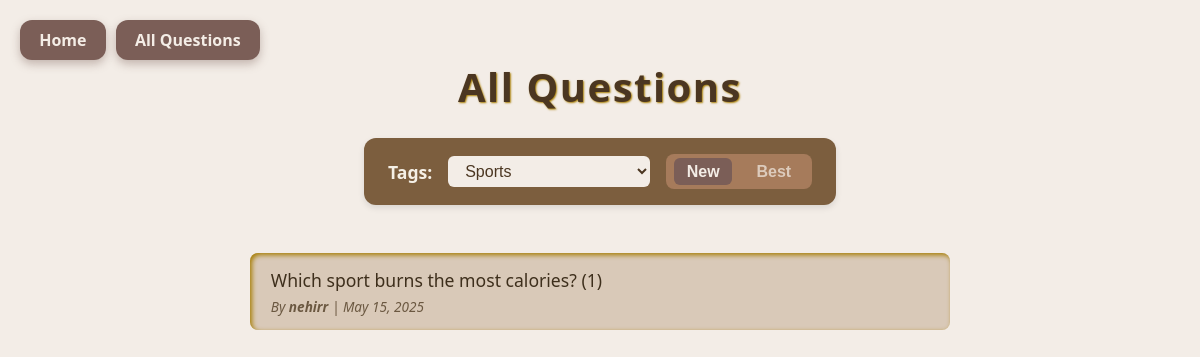
Page /questions/?tag=sports on the committed database.
### goldenqa/models.py (models this page shows, shortened)
class Question(models.Model):
    user = models.ForeignKey(User, on_delete=models.CASCADE)
    text = models.TextField()
    tag = models.CharField(max_length=30, choices=TAG_CHOICES, default='other')
    created_at = models.DateTimeField(auto_now_add=True)

### goldenqa/views.py (the view)
# urls.py: path('questions/', views.question_page, name='question_page'),
def question_page(request):
    selected_tag = request.GET.get('tag', '')
    sort = request.GET.get('sort', 'new')
    if selected_tag:
        questions = Question.objects.filter(tag=selected_tag)
    else:
        questions = Question.objects.all()
    if sort == 'best':
        questions = questions.annotate(num_answers=Count('answers')).order_by('-num_answers', '-created_at')
    else:
        questions = questions.order_by('-created_at')
    context = {
        'questions': questions,
        'tags': TAG_CHOICES,
        'selected_tag': selected_tag,
        'sort': sort,
    }
    return render(request, 'cores/question_page.html', context)

### goldenqa/templates/cores/question_page.html (shortened to what this page needs)
<!DOCTYPE html>
<html lang="en">
<head>
</head>
<body>
    <div class="top-left-buttons">
        <a href="{% url 'home' %}">Home</a>
        <a href="{% url 'question_page' %}">All Questions</a>
    </div>
    <h1>All Questions</h1>
   <form method="get" action="{% url 'question_page' %}" style="display: flex; align-items: center; gap: 1rem; background-color: #7c5e3e; padding: 1rem 1.5rem; border-radius: 12px; box-shadow: 0 3px 6px rgba(0,0,0,0.1); max-width: 700px; margin-bottom: 2rem;">
    <label for="tag" style="color: #f5f0e6; font-weight: 600; font-size: 1.1rem;">Tags:</label>
    <select name="tag" id="tag" onchange="this.form.submit()" style="font-size: 1rem; padding: 0.4rem 0.8rem; border-radius: 6px; border: none; background-color: #f3ede7; color: #4b3621; cursor: pointer; min-width: 180px;">
        {% for code, display in tags %}
            <option value="{{ code }}" {% if code == selected_tag %}selected{% endif %}>{{ display }}</option>
        {% endfor %}
    </select>
    <div style="display: flex; gap: 0.7rem; background-color: #a67b5b; border-radius: 8px; padding: 0.25rem 0.5rem;">
        <button type="submit" onclick="document.getElementById('sortType').value='new'"
            style="border: none; background: none; color: #f4ede6; font-weight: 700; font-size: 1rem; padding: 0.3rem 0.8rem; border-radius: 6px;
                {% if sort == 'new' or not sort %}background-color: #7b5e57;{% else %}opacity: 0.7;{% endif %} cursor: pointer;">
            New
        </button>
        <button type="submit" onclick="document.getElementById('sortType').value='best'"
            style="border: none; background: none; color: #f4ede6; font-weight: 700; font-size: 1rem; padding: 0.3rem 0.8rem; border-radius: 6px;
                {% if sort == 'best' %}background-color: #7b5e57;{% else %}opacity: 0.7;{% endif %} cursor: pointer;">
            Best
        </button>
    </div>
</form>
    <ul>
        {% for question in questions %}
            <li>
                <a href="{% url 'question_detail' question.id %}">
    {{ question.text }} ({{ question.answers.count }})
                </a>
                <div class="question-meta">
                    By <strong>{{ question.user.username }}</strong> | {{ question.created_at|date:"M d, Y" }}
                </div>
            </li>
        {% empty %}
            <li>No questions found for this category.</li>
        {% endfor %}
    </ul>
</body>
</html>

### goldenqa/templates/cores/question_page.html (style rules this page uses)
.top-left-buttons { position: fixed; top: 20px; left: 20px; display: flex; gap: 10px; z-index: 9999; }
.top-left-buttons a { background: #7b5e57; color: #f4ede6; padding: 0.55rem 1.2rem; border-radius: 12px; font-weight: 700; font-size: 1rem; text-decoration: none; box-shadow: 0 4px 10px rgba(123, 94, 87, 0.4); transition: background-color 0.3s ease; }
body { background: #f3ede7; color: #4b3621; font-family: 'Segoe UI', Tahoma, Geneva, Verdana, sans-serif; margin: 0; padding: 2rem; display: flex; flex-direction: column; align-items: center; min-height: 100vh; }
h1 { font-weight: 700; margin-bottom: 1.5rem; font-size: 2.5rem; letter-spacing: 1.5px; text-shadow: 1px 1px 2px #a67c00; }
form { margin-bottom: 2rem; background-color: #7c5e3e; padding: 1rem 1.5rem; border-radius: 12px; box-shadow: 0 3px 6px rgba(0,0,0,0.1); display: flex; align-items: center; gap: 1rem; }
label { font-weight: 600; font-size: 1.1rem; color: #f5f0e6; }
select { font-size: 1rem; padding: 0.4rem 0.8rem; border-radius: 6px; border: none; background-color: #f3ede7; color: #4b3621; cursor: pointer; transition: background-color 0.3s ease; min-width: 180px; }
ul { list-style: none; padding-left: 0; width: 100%; max-width: 700px; }
li { background-color: #d9c9b8; margin-bottom: 0.8rem; padding: 0.9rem 1.3rem; border-radius: 8px; box-shadow: inset 2px 2px 5px #a67c00; font-size: 1.1rem; font-weight: 500; color: #3e2f1c; transition: background-color 0.2s ease; }
li a { text-decoration: none; color: inherit; display: block; }
li .question-meta { font-size: 0.85rem; color: #6b5841; margin-top: 0.3rem; font-style: italic; }

### rows in the picture
Question: text "Which sport burns the most calories?", answers.count "1", user.username "nehirr", created_at "May 15, 2025"

### other values in the picture
form field tag "Sports"
